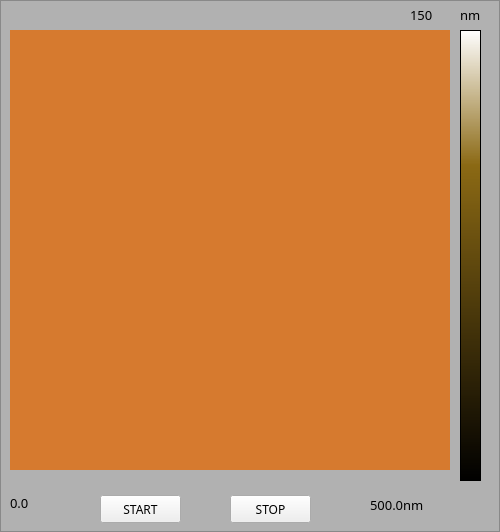
           <widget class="QFrame" name="frame_20">
            <property name="styleSheet">
             <string notr="true">QFrame
{background-color:rgb(177, 177, 177)}</string>
            </property>
            <property name="frameShape">
             <enum>QFrame::StyledPanel</enum>
            </property>
            <property name="frameShadow">
             <enum>QFrame::Raised</enum>
            </property>
            <widget class="QPushButton" name="pushButton_11">
             <property name="geometry">
              <rect>
               <x>100</x>
               <y>495</y>
               <width>81</width>
               <height>28</height>
              </rect>
             </property>
             <property name="font">
              <font>
               <family>Arial Black</family>
              </font>
             </property>
             <property name="text">
              <string>START</string>
             </property>
            </widget>
            <widget class="QPushButton" name="pushButton_12">
             <property name="geometry">
              <rect>
               <x>230</x>
               <y>495</y>
               <width>81</width>
               <height>28</height>
              </rect>
             </property>
             <property name="font">
              <font>
               <family>Arial Black</family>
              </font>
             </property>
             <property name="text">
              <string>STOP</string>
             </property>
            </widget>
            <widget class="QLabel" name="label_74">
             <property name="geometry">
              <rect>
               <x>10</x>
               <y>495</y>
               <width>72</width>
               <height>15</height>
              </rect>
             </property>
             <property name="font">
              <font>
               <family>Arial Black</family>
               <pointsize>10</pointsize>
              </font>
             </property>
             <property name="text">
              <string>0.0</string>
             </property>
            </widget>
            <widget class="QLabel" name="label_75">
             <property name="geometry">
              <rect>
               <x>370</x>
               <y>495</y>
               <width>91</width>
               <height>20</height>
              </rect>
             </property>
             <property name="font">
              <font>
               <family>Arial Black</family>
               <pointsize>10</pointsize>
              </font>
             </property>
             <property name="text">
              <string>500.0nm</string>
             </property>
            </widget>
            <widget class="QLabel" name="label_86">
             <property name="geometry">
              <rect>
               <x>410</x>
               <y>5</y>
               <width>51</width>
               <height>20</height>
              </rect>
             </property>
             <property name="font">
              <font>
               <family>Arial Black</family>
               <pointsize>10</pointsize>
              </font>
             </property>
             <property name="text">
              <string>150</string>
             </property>
            </widget>
            <widget class="QLabel" name="label_76">
             <property name="geometry">
              <rect>
               <x>460</x>
               <y>5</y>
               <width>31</width>
               <height>20</height>
              </rect>
             </property>
             <property name="font">
              <font>
               <family>Arial Black</family>
               <pointsize>10</pointsize>
              </font>
             </property>
             <property name="text">
              <string>nm</string>
             </property>
            </widget>
            <widget class="QFrame" name="frame_24">
             <property name="geometry">
              <rect>
               <x>10</x>
               <y>30</y>
               <width>440</width>
               <height>440</height>
              </rect>
             </property>
             <property name="styleSheet">
              <string notr="true">QFrame{background-color:rgb(214, 122, 47)}</string>
             </property>
             <property name="frameShape">
              <enum>QFrame::StyledPanel</enum>
             </property>
             <property name="frameShadow">
              <enum>QFrame::Raised</enum>
             </property>
             <widget class="QLabel" name="label_73">
              <property name="geometry">
               <rect>
                <x>0</x>
                <y>0</y>
                <width>440</width>
                <height>440</height>
               </rect>
              </property>
              <property name="text">
               <string/>
              </property>
             </widget>
            </widget>
            <widget class="QFrame" name="frame_34">
             <property name="geometry">
              <rect>
               <x>460</x>
               <y>30</y>
               <width>21</width>
               <height>451</height>
              </rect>
             </property>
             <property name="styleSheet">
              <string notr="true">QFrame{background:qlineargradient(y1:0,y2:1,stop:0 rgb(255, 255, 255),stop:0.3 rgb(139,105,20),stop:1 rgb(0, 0, 0))}</string>
             </property>
             <property name="frameShape">
              <enum>QFrame::StyledPanel</enum>
             </property>
             <property name="frameShadow">
              <enum>QFrame::Raised</enum>
             </property>
            </widget>
           </widget>
